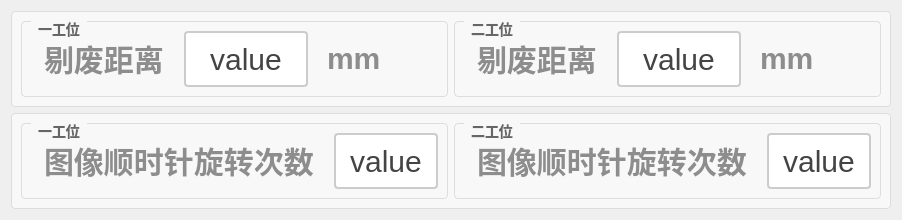
     <widget class="QWidget" name="tab_7">
      <attribute name="title">
       <string>工位基本设置</string>
      </attribute>
      <layout class="QVBoxLayout" name="verticalLayout_23">
       <item>
        <widget class="QGroupBox" name="groupBox_10">
         <property name="styleSheet">
          <string notr="true">QGroupBox {
    border: 1px solid #DDD;
    border-radius: 4px;
    font: bold 14px;
    color: #666;
    background-color: #F8F8F8;
}

QGroupBox::title {
    subcontrol-origin: margin;
    subcontrol-position: top left;
    left: 10px;
    padding: 0 5px;
}</string>
         </property>
         <property name="title">
          <string/>
         </property>
         <layout class="QHBoxLayout" name="horizontalLayout_13">
          <item>
           <widget class="QGroupBox" name="groupBox_8">
            <property name="styleSheet">
             <string notr="true">QGroupBox {
    border: 1px solid #DDD;
    border-radius: 4px;
    font: bold 14px;
    color: #666;
    background-color: #F8F8F8;
}

QGroupBox::title {
    subcontrol-origin: margin;
    subcontrol-position: top left;
    left: 10px;
    padding: 0 5px;
}</string>
            </property>
            <property name="title">
             <string>一工位</string>
            </property>
            <layout class="QVBoxLayout" name="verticalLayout_4">
             <item>
              <layout class="QHBoxLayout" name="horizontalLayout_10">
               <item>
                <widget class="QLabel" name="label_15">
                 <property name="styleSheet">
                  <string notr="true">QLabel {
       font-size: 30px;        
       font-weight: bold;        
       color:  rgb(141, 141, 141);       
       padding: 5px 5px;     
       border-bottom: 2px solid #cccccc; 
    }</string>
                 </property>
                 <property name="text">
                  <string>剔废距离</string>
                 </property>
                </widget>
               </item>
               <item>
                <widget class="QPushButton" name="pbtn_tifeijuli1">
                 <property name="sizePolicy">
                  <sizepolicy hsizetype="Minimum" vsizetype="Minimum">
                   <horstretch>0</horstretch>
                   <verstretch>0</verstretch>
                  </sizepolicy>
                 </property>
                 <property name="styleSheet">
                  <string notr="true">QPushButton {
    padding: 6px 14px;
    border: 2px solid #CCC;
    border-radius: 4px;
    background-color: white;
    color: #444;
	font-size: 30px; 
}

QPushButton:hover {
    border-color: #999;
    background-color: #F5F5F5;
}

QPushButton:pressed {
    border-color: #777;
    background-color: #EEE;
}</string>
                 </property>
                 <property name="text">
                  <string>value</string>
                 </property>
                </widget>
               </item>
               <item>
                <widget class="QLabel" name="label_16">
                 <property name="styleSheet">
                  <string notr="true">QLabel {
       font-size: 30px;        
       font-weight: bold;        
       color:  rgb(141, 141, 141);       
       padding: 5px 5px;     
       border-bottom: 2px solid #cccccc; 
    }</string>
                 </property>
                 <property name="text">
                  <string>mm</string>
                 </property>
                </widget>
               </item>
              </layout>
             </item>
            </layout>
           </widget>
          </item>
          <item>
           <widget class="QGroupBox" name="groupBox_9">
            <property name="styleSheet">
             <string notr="true">QGroupBox {
    border: 1px solid #DDD;
    border-radius: 4px;
    font: bold 14px;
    color: #666;
    background-color: #F8F8F8;
}

QGroupBox::title {
    subcontrol-origin: margin;
    subcontrol-position: top left;
    left: 10px;
    padding: 0 5px;
}</string>
            </property>
            <property name="title">
             <string>二工位</string>
            </property>
            <layout class="QVBoxLayout" name="verticalLayout_5">
             <item>
              <layout class="QHBoxLayout" name="horizontalLayout_12">
               <item>
                <widget class="QLabel" name="label_19">
                 <property name="styleSheet">
                  <string notr="true">QLabel {
       font-size: 30px;        
       font-weight: bold;        
       color:  rgb(141, 141, 141);       
       padding: 5px 5px;     
       border-bottom: 2px solid #cccccc; 
    }</string>
                 </property>
                 <property name="text">
                  <string>剔废距离</string>
                 </property>
                </widget>
               </item>
               <item>
                <widget class="QPushButton" name="pbtn_tifeijuli2">
                 <property name="sizePolicy">
                  <sizepolicy hsizetype="Minimum" vsizetype="Minimum">
                   <horstretch>0</horstretch>
                   <verstretch>0</verstretch>
                  </sizepolicy>
                 </property>
                 <property name="styleSheet">
                  <string notr="true">QPushButton {
    padding: 6px 14px;
    border: 2px solid #CCC;
    border-radius: 4px;
    background-color: white;
    color: #444;
	font-size: 30px; 
}

QPushButton:hover {
    border-color: #999;
    background-color: #F5F5F5;
}

QPushButton:pressed {
    border-color: #777;
    background-color: #EEE;
}</string>
                 </property>
                 <property name="text">
                  <string>value</string>
                 </property>
                </widget>
               </item>
               <item>
                <widget class="QLabel" name="label_20">
                 <property name="styleSheet">
                  <string notr="true">QLabel {
       font-size: 30px;        
       font-weight: bold;        
       color:  rgb(141, 141, 141);       
       padding: 5px 5px;     
       border-bottom: 2px solid #cccccc; 
    }</string>
                 </property>
                 <property name="text">
                  <string>mm</string>
                 </property>
                </widget>
               </item>
              </layout>
             </item>
            </layout>
           </widget>
          </item>
         </layout>
        </widget>
       </item>
       <item>
        <widget class="QGroupBox" name="groupBox_26">
         <property name="styleSheet">
          <string notr="true">QGroupBox {
    border: 1px solid #DDD;
    border-radius: 4px;
    font: bold 14px;
    color: #666;
    background-color: #F8F8F8;
}

QGroupBox::title {
    subcontrol-origin: margin;
    subcontrol-position: top left;
    left: 10px;
    padding: 0 5px;
}</string>
         </property>
         <property name="title">
          <string/>
         </property>
         <layout class="QHBoxLayout" name="horizontalLayout_22">
          <item>
           <widget class="QGroupBox" name="groupBox_27">
            <property name="styleSheet">
             <string notr="true">QGroupBox {
    border: 1px solid #DDD;
    border-radius: 4px;
    font: bold 14px;
    color: #666;
    background-color: #F8F8F8;
}

QGroupBox::title {
    subcontrol-origin: margin;
    subcontrol-position: top left;
    left: 10px;
    padding: 0 5px;
}</string>
            </property>
            <property name="title">
             <string>一工位</string>
            </property>
            <layout class="QVBoxLayout" name="verticalLayout_20">
             <item>
              <layout class="QHBoxLayout" name="horizontalLayout_33">
               <item>
                <widget class="QLabel" name="label_17">
                 <property name="styleSheet">
                  <string notr="true">QLabel {
       font-size: 30px;        
       font-weight: bold;        
       color:  rgb(141, 141, 141);       
       padding: 5px 5px;     
       border-bottom: 2px solid #cccccc; 
    }</string>
                 </property>
                 <property name="text">
                  <string>图像顺时针旋转次数</string>
                 </property>
                </widget>
               </item>
               <item>
                <widget class="QPushButton" name="btn_rotateImgCount1">
                 <property name="sizePolicy">
                  <sizepolicy hsizetype="Minimum" vsizetype="Minimum">
                   <horstretch>0</horstretch>
                   <verstretch>0</verstretch>
                  </sizepolicy>
                 </property>
                 <property name="styleSheet">
                  <string notr="true">QPushButton {
    padding: 6px 14px;
    border: 2px solid #CCC;
    border-radius: 4px;
    background-color: white;
    color: #444;
	font-size: 30px; 
}

QPushButton:hover {
    border-color: #999;
    background-color: #F5F5F5;
}

QPushButton:pressed {
    border-color: #777;
    background-color: #EEE;
}</string>
                 </property>
                 <property name="text">
                  <string>value</string>
                 </property>
                </widget>
               </item>
              </layout>
             </item>
            </layout>
           </widget>
          </item>
          <item>
           <widget class="QGroupBox" name="groupBox_28">
            <property name="styleSheet">
             <string notr="true">QGroupBox {
    border: 1px solid #DDD;
    border-radius: 4px;
    font: bold 14px;
    color: #666;
    background-color: #F8F8F8;
}

QGroupBox::title {
    subcontrol-origin: margin;
    subcontrol-position: top left;
    left: 10px;
    padding: 0 5px;
}</string>
            </property>
            <property name="title">
             <string>二工位</string>
            </property>
            <layout class="QVBoxLayout" name="verticalLayout_22">
             <item>
              <layout class="QHBoxLayout" name="horizontalLayout_34">
               <item>
                <widget class="QLabel" name="label_22">
                 <property name="styleSheet">
                  <string notr="true">QLabel {
       font-size: 30px;        
       font-weight: bold;        
       color:  rgb(141, 141, 141);       
       padding: 5px 5px;     
       border-bottom: 2px solid #cccccc; 
    }</string>
                 </property>
                 <property name="text">
                  <string>图像顺时针旋转次数</string>
                 </property>
                </widget>
               </item>
               <item>
                <widget class="QPushButton" name="btn_rotateImgCount2">
                 <property name="sizePolicy">
                  <sizepolicy hsizetype="Minimum" vsizetype="Minimum">
                   <horstretch>0</horstretch>
                   <verstretch>0</verstretch>
                  </sizepolicy>
                 </property>
                 <property name="styleSheet">
                  <string notr="true">QPushButton {
    padding: 6px 14px;
    border: 2px solid #CCC;
    border-radius: 4px;
    background-color: white;
    color: #444;
	font-size: 30px; 
}

QPushButton:hover {
    border-color: #999;
    background-color: #F5F5F5;
}

QPushButton:pressed {
    border-color: #777;
    background-color: #EEE;
}</string>
                 </property>
                 <property name="text">
                  <string>value</string>
                 </property>
                </widget>
               </item>
              </layout>
             </item>
            </layout>
           </widget>
          </item>
         </layout>
        </widget>
       </item>
      </layout>
     </widget>
